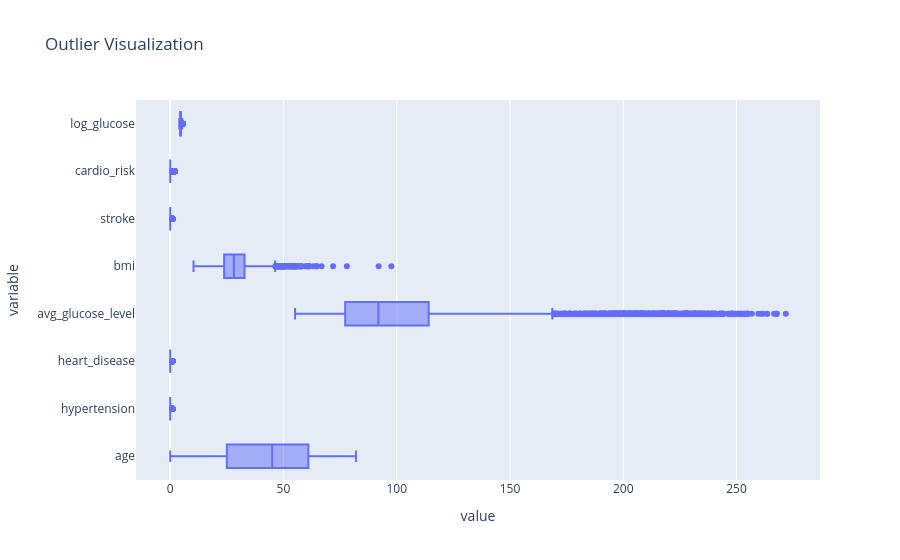

Here is the notebook cell this chart was saved with:
### Markdown cell above
`Data Visualization`

### Code cell
plt.figure(figsize=(22, 10))

figure = px.box(
    stroke_prediction.select_dtypes(include=['number']),
    orientation='h',
    title='Outlier Visualization'
)
figure.show()
plt.show()

### Figure 1 — Plotly figure (JSON) as saved in the notebook; plotly's stock layout.template omitted (floating-point values rounded to 4 significant figures; data arrays with more than 128 entries replaced by an {"elided": "..."} marker saying what was removed)
{"data": [{"alignmentgroup": "True", "hovertemplate": "value=%{x}<br>variable=%{y}<extra></extra>", "legendgroup": "", "marker": {"color": "#636efa"}, "name": "", "notched": false, "offsetgroup": "", "orientation": "h", "showlegend": false, "type": "box", "x": {"elided": "40880 float values"}, "x0": " ", "xaxis": "x", "y": {"elided": "40880 str values"}, "y0": " ", "yaxis": "y"}], "layout": {"boxmode": "group", "legend": {"tracegroupgap": 0}, "title": {"text": "Outlier Visualization"}, "xaxis": {"anchor": "y", "domain": [0, 1], "title": {"text": "value"}}, "yaxis": {"anchor": "x", "domain": [0, 1], "title": {"text": "variable"}}}}
